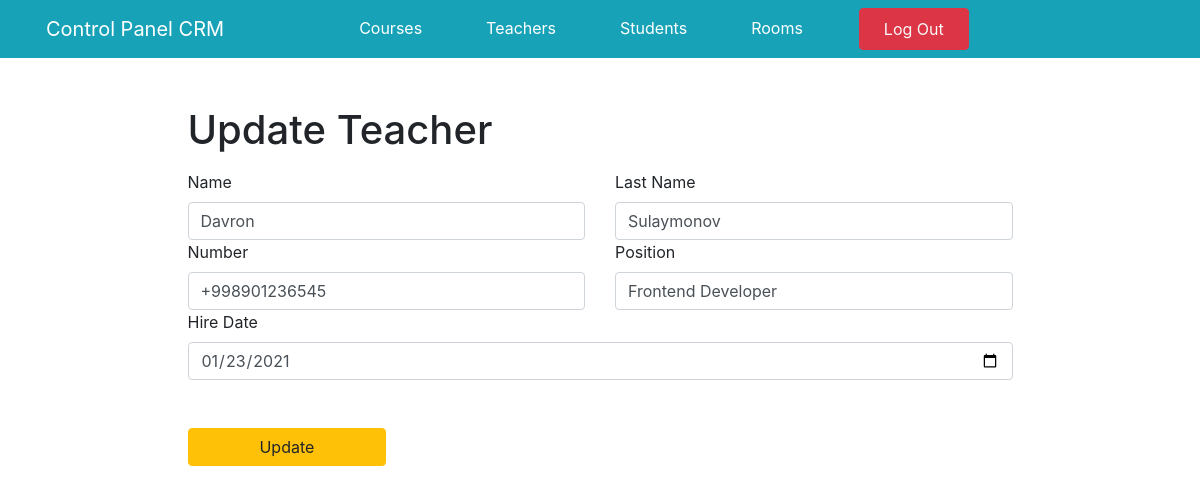
Page /admin/teachers/update.php?id=1 on the committed database.
### tables this page shows
CREATE TABLE `teachers` (
  `id` int NOT NULL,
  `first_name` varchar(50) DEFAULT NULL,
  `last_name` varchar(50) DEFAULT NULL,
  `number` varchar(30) DEFAULT NULL,
  `email` varchar(100) DEFAULT NULL,
  `position` varchar(50) DEFAULT NULL,
  `hire_date` date NOT NULL
);

### admin/teachers/update.php (the view, shortened to what this page needs)
<?php
@include_once '../header.php';
global $connect;
if (isset($_GET['id'])) {
    $id = $_GET['id'];
    $sqlSelect = "SELECT * FROM teachers WHERE id = :id";
    $state = $connect->prepare($sqlSelect);
    $state->bindValue(':id', $id, PDO::PARAM_INT);
    $state->execute();
    $result = $state->fetch(PDO::FETCH_ASSOC);
}
?>
<div class="container my-5">
    <div class="row justify-content-center">
        <div class="col-lg-9">
            <h1 class="mb-3">Update Teacher</h1>
            <form method="post">
                <div class="row g-3">
                    <div class="col-md-6">
                        <label for="first_name" class="form-label">Name</label>
                        <input type="text" class="form-control" id="first_name" name="first_name" value="<?=$result['first_name'] ?>" required>
                    </div>
                    <div class="col-md-6">
                        <label for="last_name" class="form-label">Last Name</label>
                        <input type="text" class="form-control" id="last_name" name="last_name" value="<?=$result['last_name'] ?>" required>
                    </div>
                    <div class="col-md-6">
                        <label for="number" class="form-label">Number</label>
                        <input type="text" class="form-control" id="number" name="number" value="<?=$result['number'] ?>" required>
                    </div>
                    <div class="col-md-6">
                        <label for="position" class="form-label">Position</label>
                        <input type="text" class="form-control" id="position" name="position" value="<?=$result['position'] ?>" required>
                    </div>
                    <div class="col-12">
                        <label for="hire_date" class="form-label">Hire Date</label>
                        <input type="date" class="form-control" id="hire_date" name="hire_date" value="<?= date('Y-m-d', strtotime($result['hire_date'])) ?>" required>
                    </div>
                    <div class="col-12 pt-5">
                        <div class="row">
                            <div class="col-md-6 ">
                                <button type="submit" name="update_teacher" class="btn btn-warning w-50 w-bold">Update</button>
                            </div>
                        </div>
                    </div>
                </div>
            </form>
        </div>
    </div>
</div>

### rows in the picture
teachers: first_name "Davron", last_name "Sulaymonov", number "+998901236545", position "Frontend Developer", hire_date "01/23/2021"
